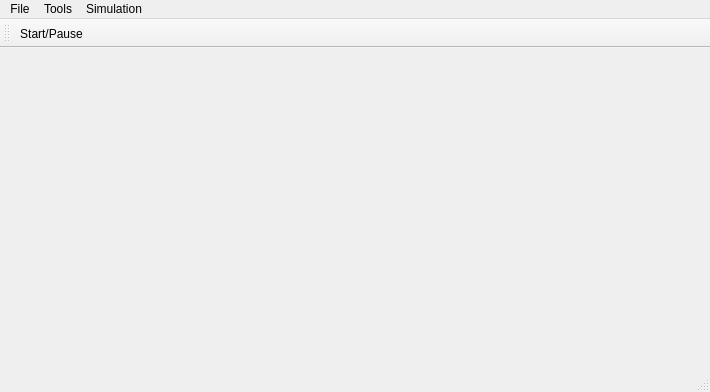
<?xml version="1.0" encoding="UTF-8"?>
<ui version="4.0">
 <class>MainWindow</class>
 <widget class="QMainWindow" name="MainWindow">
  <property name="geometry">
   <rect>
    <x>0</x>
    <y>0</y>
    <width>710</width>
    <height>392</height>
   </rect>
  </property>
  <property name="windowTitle">
   <string/>
  </property>
  <widget class="QWidget" name="centralwidget"/>
  <widget class="QStatusBar" name="statusbar"/>
  <widget class="QMenuBar" name="menubar">
   <property name="geometry">
    <rect>
     <x>0</x>
     <y>0</y>
     <width>710</width>
     <height>27</height>
    </rect>
   </property>
   <widget class="QMenu" name="menuFile">
    <property name="title">
     <string>File</string>
    </property>
    <addaction name="actionOpen"/>
    <addaction name="actionLoad_Parameters"/>
    <addaction name="actionLoad_FLUENT_Result"/>
    <addaction name="separator"/>
    <addaction name="separator"/>
    <addaction name="action_quit"/>
   </widget>
   <widget class="QMenu" name="menuTools_2">
    <property name="title">
     <string>Tools</string>
    </property>
    <addaction name="action_camera_reset"/>
    <addaction name="actionTake_Screenshots"/>
    <addaction name="actionPrint_Camera_Params"/>
   </widget>
   <widget class="QMenu" name="menuSimulation">
    <property name="title">
     <string>Simulation</string>
    </property>
    <addaction name="actionStart_Pause"/>
   </widget>
   <addaction name="menuFile"/>
   <addaction name="menuTools_2"/>
   <addaction name="menuSimulation"/>
  </widget>
  <widget class="QToolBar" name="toolBar">
   <property name="sizePolicy">
    <sizepolicy hsizetype="Preferred" vsizetype="Fixed">
     <horstretch>0</horstretch>
     <verstretch>0</verstretch>
    </sizepolicy>
   </property>
   <property name="windowTitle">
    <string>toolBar</string>
   </property>
   <property name="movable">
    <bool>true</bool>
   </property>
   <property name="allowedAreas">
    <set>Qt::BottomToolBarArea|Qt::TopToolBarArea</set>
   </property>
   <property name="floatable">
    <bool>false</bool>
   </property>
   <attribute name="toolBarArea">
    <enum>TopToolBarArea</enum>
   </attribute>
   <attribute name="toolBarBreak">
    <bool>false</bool>
   </attribute>
   <addaction name="actionStart_Pause"/>
  </widget>
  <action name="action_camera_reset">
   <property name="text">
    <string>Reset Camera</string>
   </property>
   <property name="shortcut">
    <string>Ctrl+Shift+R</string>
   </property>
  </action>
  <action name="action_quit">
   <property name="icon">
    <iconset resource="../../icons.qrc">
     <normaloff>:/gui/icons/but-quit.png</normaloff>:/gui/icons/but-quit.png</iconset>
   </property>
   <property name="text">
    <string>Quit</string>
   </property>
   <property name="shortcut">
    <string>Ctrl+Q</string>
   </property>
  </action>
  <action name="actionOpen">
   <property name="icon">
    <iconset resource="../../icons.qrc">
     <normaloff>:/gui/icons/open-file-folder-svgrepo-com.svg</normaloff>:/gui/icons/open-file-folder-svgrepo-com.svg</iconset>
   </property>
   <property name="text">
    <string>Open Snapshot...</string>
   </property>
   <property name="shortcut">
    <string>Ctrl+O</string>
   </property>
  </action>
  <action name="actionStart_Pause">
   <property name="checkable">
    <bool>true</bool>
   </property>
   <property name="icon">
    <iconset resource="../../icons.qrc">
     <normaloff>:/gui/icons/media-playback-start.svg</normaloff>
     <normalon>:/gui/icons/media-playback-pause.svg</normalon>:/gui/icons/media-playback-start.svg</iconset>
   </property>
   <property name="text">
    <string>Start/Pause</string>
   </property>
   <property name="shortcut">
    <string>F5</string>
   </property>
  </action>
  <action name="actionTake_Screenshots">
   <property name="checkable">
    <bool>true</bool>
   </property>
   <property name="text">
    <string>Take Screenshots</string>
   </property>
  </action>
  <action name="actionLoad_Parameters">
   <property name="text">
    <string>Load Parameters...</string>
   </property>
   <property name="shortcut">
    <string>Ctrl+L</string>
   </property>
  </action>
  <action name="actionLoad_FLUENT_Result">
   <property name="text">
    <string>Load FLUENT Result...</string>
   </property>
   <property name="shortcut">
    <string>Ctrl+F</string>
   </property>
  </action>
  <action name="actionPrint_Camera_Params">
   <property name="text">
    <string>Print Camera Params</string>
   </property>
  </action>
 </widget>
 <resources>
  <include location="../../icons.qrc"/>
 </resources>
 <connections/>
</ui>
